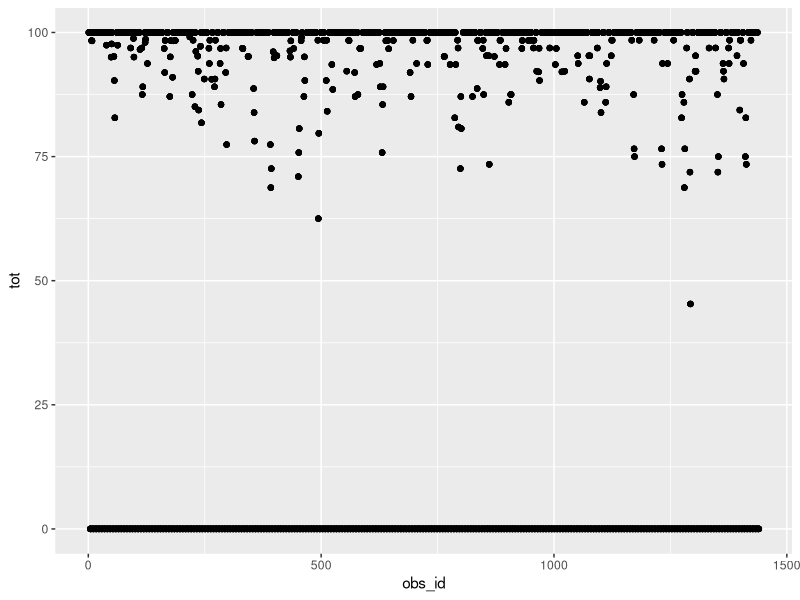

Source code (R): (Note: this script raises an error after producing the figure.)
# created 26/3/2024
# purpose: clean/separate Bo's CENTs data
# notes:


library(tidyverse)
library(readxl)

rm(list = ls())



# raw data ----------------------------------------------------------------

draw <- read_csv("data/raw/rd_gina-simplified.csv")



# percent weed coverage ---------------------------------------------

d2 <- 
  draw %>% 
  filter(is.na(yield_DM), !is.na(reg)) %>% 
  select(plot_id:date2, 
         rep = reg, 
         soil, volunteer, clover, lolpe, radish) %>%
  pivot_longer(soil:radish) 


# numbers don't add up to 100 ---------------------------------------------

#--cn use the largest remainder rule to make the percentages add to 100
#--tried to use chat gpt but it isn't working
#--some of the instances add up to 101. 

dtest <- 
  d2 %>%
  mutate(obs_id = paste(plot_id, date2, rep),
         obs_id = as.factor(obs_id),
         obs_id = as.numeric(obs_id))


dtest %>% 
  group_by(obs_id) %>% 
  mutate(tot = sum(value, na.rm = T)) %>% 
  ggplot(aes(obs_id, tot)) + 
  geom_point()

dtest %>% 
  group_by(obs_id) %>% 
  mutate(tot = sum(value, na.rm = T)) %>% 
filter(tot < 75)  

#--56 adds up to over 100. 
a.test <- 
  dtest %>% 
  filter(obs_id == 7) %>% 
  pull(value)


# write my own fucking function -------------------------------------------

atest1 <- c(21.311475, 13.114754,  9.836066, 54.098361,  0.000000)

add_values <- function(vector_length, num_times) {
  result <- numeric(vector_length)  # Initialize a vector of length vector_length with 0s
  for (i in 1:num_times) {
    result <- result + 1  # Add 1 to each element
    if (i %% vector_length == 0) {
      # If the index is a multiple of vector_length, reset it to 1 to recycle
      i <- i - vector_length
    }
  }
  return(result)
}

# Example usage:
vector_length <- 5
num_times <- 8
result <- add_values(vector_length, num_times)
print(result)


MakeThingsEqual100 <- function(values = atest1){
  
  d.tmp <- 
    tibble(org_values = values) %>% 
    mutate(values1 = replace_na(org_values, 0),
           values1_int = round(values1, 0),
           ord_id = paste0("n", 1:n())) %>% 
    arrange(-values1_int) %>% 
    mutate(tot1 = sum(values1_int))
  
  left_over <- 100  - d.tmp %>% pull(tot1) %>% unique()
  
  
  
  result <- numeric(nrow(d.tmp %>% 
                           filter(values1_int != 0)))  # Initialize a vector of length vector_length with 0s
  
  for (i in 1:left_over) {
    result <- result + 1  # Add 1 to each element
    if (i %% nrow(d.tmp %>% 
                  filter(values1_int != 0)) == 0) {
      # If the index is a multiple of vector_length, reset it to 1 to recycle
      i <- i - nrow(d.tmp %>% 
                      filter(values1_int != 0))
    }
  }
  
  result
  sort(values1_integers)
}


d3 <- 
  dtest %>% 
  group_by(plot_id, year, date, date2, rep) %>% 
  mutate(value2 = DistributeValues(value),
         tot = sum(value), 
         tot2 = sum(value2))

d3 %>% 
  ggplot(aes(tot, tot2)) + 
  geom_point()

d3 %>% 
  filter(tot2 > 100)

#---argh what is wrong? 

#--not sure what group it isn't working in
dtest <- 
  d2 %>%
  mutate(obs_id = paste(plot_id, date2, rep),
         obs_id = as.factor(obs_id),
         obs_id = as.numeric(obs_id))


#--group 49 breaks it
a.test <- 
  dtest %>% 
  filter(obs_id == 49) %>% 
  pull(value)

dnew <- 
  dtest %>% 
  filter(obs_id == 49) %>% 
  mutate(value_new = distribute_values(value)) %>% 
  mutate(tot = sum(value),
         tot2 = sum(value_new)) %>% 
  mutate(value_new2 = apply_largest_remainder_rule_grouped3(value_new))

tst <- c(33.1, 62.0, 0, 0, 0)
distribute_values(tst)

for (i in 2:1440){
  
  d.tmp <- 
    dtest %>% 
    filter(obs_id == i) %>% 
    mutate(value_new = apply_largest_remainder_rule_grouped(value)) %>% 
    mutate(tot = sum(value),
           tot2 = sum(value_new))
  
  dnew <- 
    dnew %>% 
    bind_rows(d.tmp)
  
  print(i)
  
}





# chat gpt code -----------------------------------------------------------

distribute_values <- function(values, total_sum) {
  # Check for NA values and remove them
  non_na_values <- values[!is.na(values)]
  
  # Calculate the total number of non-NA values
  num_non_na <- sum(!is.na(values))
  
  # Check for zero values
  num_zeros <- sum(values == 0, na.rm = TRUE)
  
  # Calculate the integer part and remainder
  integer_part <- floor(non_na_values)
  remainder <- total_sum - sum(integer_part)
  
  # Handle the case where there are zero values
  if (num_zeros > 0) {
    # If there are zero values, distribute the remainder among them
    distributed_values <- integer_part
  } else {
    # Calculate the fractional part
    fractional_part <- non_na_values - integer_part
    
    # Calculate the shares based on fractional parts
    shares <- fractional_part / sum(fractional_part)
    
    # Calculate the number of shares to be allocated to each value
    allocated_shares <- floor(shares * remainder)
    
    # Calculate the remaining shares to be allocated
    remaining_shares <- remainder - sum(allocated_shares)
    
    # Sort the allocated shares and take the top 'remaining_shares' number of indices
    sorted_allocated_shares <- sort(allocated_shares, decreasing = TRUE)
    selected_indices <- order(-allocated_shares)[1:remaining_shares]
    
    # Add the remaining shares to the allocated values
    allocated_values <- integer_part
    allocated_values[selected_indices] <- allocated_values[selected_indices] + 1
    
    distributed_values <- allocated_values
  }
  
  return(distributed_values)
}

# Example usage:
values <- c(33.1, 62.0, 0, 0, 0)
total_sum <- 100

distributed_values <- distribute_values(values, total_sum)
distributed_values
sum(distributed_values)
